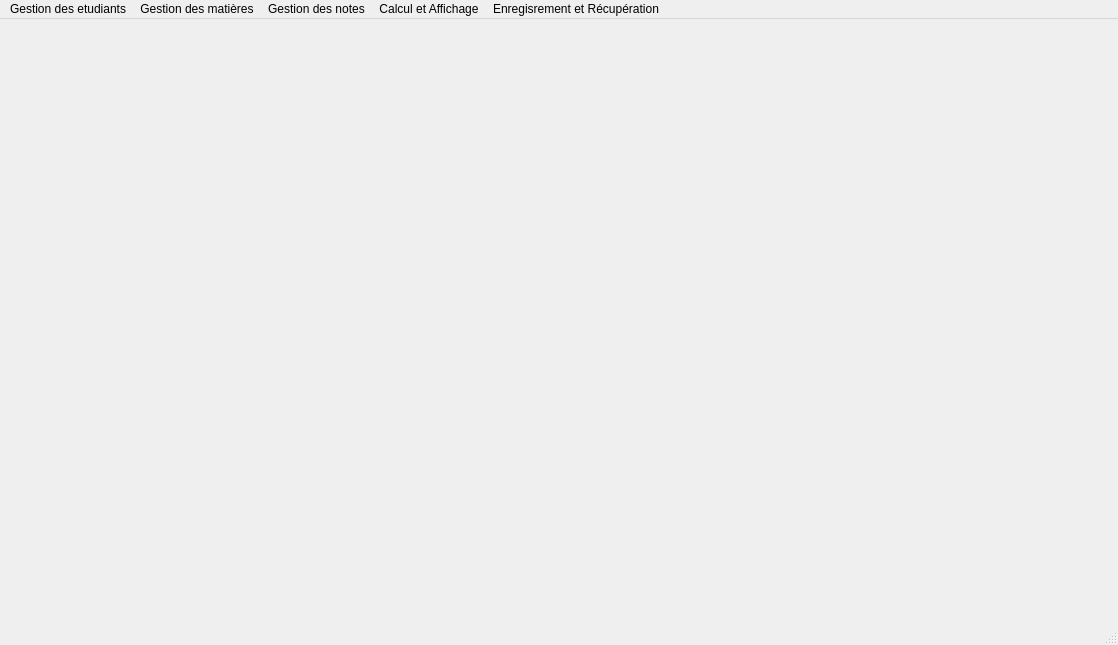
<?xml version="1.0" encoding="UTF-8"?>
<ui version="4.0">
 <class>MainWindow</class>
 <widget class="QMainWindow" name="MainWindow">
  <property name="geometry">
   <rect>
    <x>0</x>
    <y>0</y>
    <width>1118</width>
    <height>645</height>
   </rect>
  </property>
  <property name="windowTitle">
   <string>MainWindow</string>
  </property>
  <widget class="QWidget" name="centralwidget">
   <widget class="QWidget" name="widget" native="true">
    <property name="geometry">
     <rect>
      <x>0</x>
      <y>0</y>
      <width>1121</width>
      <height>631</height>
     </rect>
    </property>
    <widget class="QLabel" name="label">
     <property name="geometry">
      <rect>
       <x>0</x>
       <y>-20</y>
       <width>1120</width>
       <height>631</height>
      </rect>
     </property>
     <property name="styleSheet">
      <string notr="true">border-image:url(:/img/Background.jpg)</string>
     </property>
     <property name="text">
      <string/>
     </property>
    </widget>
   </widget>
  </widget>
  <widget class="QMenuBar" name="menubar">
   <property name="geometry">
    <rect>
     <x>0</x>
     <y>0</y>
     <width>1118</width>
     <height>21</height>
    </rect>
   </property>
   <widget class="QMenu" name="menuGestion_des_etudiants">
    <property name="title">
     <string>Gestion des etudiants</string>
    </property>
    <widget class="QMenu" name="menuMise_a_jour_des_etudiants">
     <property name="title">
      <string>Mise à jour</string>
     </property>
     <widget class="QMenu" name="menuSupprimer_etudiant">
      <property name="title">
       <string>Supprimer etudiant</string>
      </property>
      <addaction name="actionEtudiant_donne"/>
      <addaction name="actionD_une_section_donn_e"/>
      <addaction name="actionD_un_niveau_donn"/>
      <addaction name="actionD_une_section_et_un_niveau"/>
     </widget>
     <widget class="QMenu" name="menuModifier_etudiant">
      <property name="title">
       <string>Modifier etudiant</string>
      </property>
      <addaction name="actionT_l_phone"/>
      <addaction name="actionMail"/>
      <addaction name="actionAdresse"/>
     </widget>
     <addaction name="actionAjouter_etudiant"/>
     <addaction name="menuSupprimer_etudiant"/>
     <addaction name="menuModifier_etudiant"/>
    </widget>
    <widget class="QMenu" name="menuRecherche_et_Affichage">
     <property name="title">
      <string>Recherche et Affichage</string>
     </property>
     <addaction name="actionContenu_du_dictionnaire_tudiants"/>
     <addaction name="actionRecherche_par_num_ro"/>
     <addaction name="actionRecherche_par_section"/>
     <addaction name="actionRecherche_par_section_et_niveau"/>
     <addaction name="actionRecherche_par_niveau"/>
    </widget>
    <addaction name="menuMise_a_jour_des_etudiants"/>
    <addaction name="menuRecherche_et_Affichage"/>
   </widget>
   <widget class="QMenu" name="menuGestion_des_mati_res">
    <property name="title">
     <string>Gestion des matières</string>
    </property>
    <widget class="QMenu" name="menuMise_jour">
     <property name="title">
      <string>Mise à jour</string>
     </property>
     <widget class="QMenu" name="menuModifier_une_mati_re">
      <property name="title">
       <string>Modifier une matière</string>
      </property>
      <addaction name="actionNom"/>
      <addaction name="actionCoefficient"/>
     </widget>
     <addaction name="actionAjouter_mati_re"/>
     <addaction name="actionSupprimer_un_mati_re"/>
     <addaction name="menuModifier_une_mati_re"/>
    </widget>
    <widget class="QMenu" name="menuRecherche_et_Affichage_2">
     <property name="title">
      <string>Recherche et Affichage</string>
     </property>
     <addaction name="actionContenu_du_dictionnaire_mati_res"/>
     <addaction name="actionRecherche_par_code"/>
     <addaction name="actionRecherche_par_section_2"/>
     <addaction name="actionRecherche_par_section_et_semestre"/>
    </widget>
    <addaction name="menuMise_jour"/>
    <addaction name="menuRecherche_et_Affichage_2"/>
   </widget>
   <widget class="QMenu" name="menuGestion_des_notes">
    <property name="title">
     <string>Gestion des notes</string>
    </property>
    <widget class="QMenu" name="menuMise_jour_2">
     <property name="title">
      <string>Mise à jour</string>
     </property>
     <addaction name="actionAjouter_une_note"/>
     <addaction name="actionSupprimer_une_note"/>
     <addaction name="actionModifier_une_note"/>
    </widget>
    <widget class="QMenu" name="menuRecherche_et_Affichage_3">
     <property name="title">
      <string>Recherche et Affichage</string>
     </property>
     <addaction name="actionContenu_du_dictionnaire_notes"/>
     <addaction name="actionRecherche_par_num_ro_inscription"/>
     <addaction name="actionRecherche_par_num_ro_inscription_et_semestre"/>
    </widget>
    <addaction name="menuMise_jour_2"/>
    <addaction name="menuRecherche_et_Affichage_3"/>
   </widget>
   <widget class="QMenu" name="menuCalcul_et_Affichage">
    <property name="title">
     <string>Calcul et Affichage</string>
    </property>
    <addaction name="actionBulletin_de_note_d_un_tudiant"/>
    <addaction name="actionBulletin_de_note_d_un_tudiant_par_semestre"/>
    <addaction name="actionEtudiants_admis_d_une_section_donn_e"/>
    <addaction name="actionEtudiants_redoublants_d_une_section_donn_e"/>
    <addaction name="actionEtudiants_admis_de_L_ISIMM"/>
    <addaction name="actionEtudiants_redoublants_de_L_ISIMM"/>
    <addaction name="actionEtudiants_redoublants_d_une_section_donn_e_2"/>
    <addaction name="actionMoyennes_des_tudiants_d_une_section_donn_e"/>
   </widget>
   <widget class="QMenu" name="menuEnregisrement_et_R_cup_ration_des_fichiers">
    <property name="title">
     <string>Enregisrement et Récupération</string>
    </property>
    <addaction name="actionEnregistrement_fichier_ETUDIANTS"/>
    <addaction name="actionR_cup_ration_fichier_ETUDIANTS"/>
    <addaction name="actionEnregistrement_fichier_MATIERES"/>
    <addaction name="actionR_cup_ration_fichier_Mati_res"/>
    <addaction name="actionEnregistrement_fichier_Notes"/>
    <addaction name="actionR_cup_ration_fichier_NOTES"/>
   </widget>
   <addaction name="menuGestion_des_etudiants"/>
   <addaction name="menuGestion_des_mati_res"/>
   <addaction name="menuGestion_des_notes"/>
   <addaction name="menuCalcul_et_Affichage"/>
   <addaction name="menuEnregisrement_et_R_cup_ration_des_fichiers"/>
  </widget>
  <widget class="QStatusBar" name="statusbar"/>
  <action name="actionAjouter_etudiant">
   <property name="text">
    <string>Ajouter etudiant</string>
   </property>
  </action>
  <action name="actionEtudiant_donne">
   <property name="text">
    <string>Etudiant donné</string>
   </property>
  </action>
  <action name="actionD_une_section_donn_e">
   <property name="text">
    <string>D'une section donnée</string>
   </property>
  </action>
  <action name="actionD_un_niveau_donn">
   <property name="text">
    <string>D'un niveau donné</string>
   </property>
  </action>
  <action name="actionD_une_section_et_un_niveau">
   <property name="text">
    <string>D'une section et un niveau</string>
   </property>
  </action>
  <action name="actionT_l_phone">
   <property name="text">
    <string>Téléphone</string>
   </property>
  </action>
  <action name="actionMail">
   <property name="text">
    <string>Mail</string>
   </property>
  </action>
  <action name="actionAdresse">
   <property name="text">
    <string>Adresse</string>
   </property>
  </action>
  <action name="actionContenu_du_dictionnaire_tudiants">
   <property name="text">
    <string>Contenu du dictionnaire étudiants</string>
   </property>
  </action>
  <action name="actionRecherche_par_num_ro">
   <property name="text">
    <string>Recherche par numéro inscription</string>
   </property>
  </action>
  <action name="actionRecherche_par_section">
   <property name="text">
    <string>Recherche par section</string>
   </property>
  </action>
  <action name="actionRecherche_par_section_et_niveau">
   <property name="text">
    <string>Recherche par section et niveau</string>
   </property>
  </action>
  <action name="actionRecherche_par_niveau">
   <property name="text">
    <string>Recherche par niveau</string>
   </property>
  </action>
  <action name="actionAjouter_mati_re">
   <property name="text">
    <string>Ajouter une matière</string>
   </property>
  </action>
  <action name="actionSupprimer_un_mati_re">
   <property name="text">
    <string>Supprimer un matière</string>
   </property>
  </action>
  <action name="actionNom">
   <property name="text">
    <string>Nom</string>
   </property>
  </action>
  <action name="actionCoefficient">
   <property name="text">
    <string>Coefficient</string>
   </property>
  </action>
  <action name="actionContenu_du_dictionnaire_mati_res">
   <property name="text">
    <string>Contenu du dictionnaire matières</string>
   </property>
  </action>
  <action name="actionRecherche_par_code">
   <property name="text">
    <string>Recherche par code</string>
   </property>
  </action>
  <action name="actionRecherche_par_section_2">
   <property name="text">
    <string>Recherche par section</string>
   </property>
  </action>
  <action name="actionRecherche_par_section_et_semestre">
   <property name="text">
    <string>Recherche par section et semestre</string>
   </property>
  </action>
  <action name="actionAjouter_une_note">
   <property name="text">
    <string>Ajouter une note</string>
   </property>
  </action>
  <action name="actionSupprimer_une_note">
   <property name="text">
    <string>Supprimer une note</string>
   </property>
  </action>
  <action name="actionModifier_une_note">
   <property name="text">
    <string>Modifier une note</string>
   </property>
  </action>
  <action name="actionContenu_du_dictionnaire_notes">
   <property name="text">
    <string>Contenu du dictionnaire notes</string>
   </property>
  </action>
  <action name="actionRecherche_par_num_ro_inscription">
   <property name="text">
    <string>Recherche par numéro inscription</string>
   </property>
  </action>
  <action name="actionRecherche_par_num_ro_inscription_et_semestre">
   <property name="text">
    <string>Recherche par numéro inscription et semestre</string>
   </property>
  </action>
  <action name="actionBulletin_de_note_d_un_tudiant">
   <property name="text">
    <string>Bulletin de note d'un étudiant</string>
   </property>
  </action>
  <action name="actionBulletin_de_note_d_un_tudiant_par_semestre">
   <property name="text">
    <string>Bulletin de note d'un étudiant par semestre</string>
   </property>
  </action>
  <action name="actionEtudiants_admis_d_une_section_donn_e">
   <property name="text">
    <string>Etudiants admis d'une section donnée</string>
   </property>
  </action>
  <action name="actionEtudiants_redoublants_d_une_section_donn_e">
   <property name="text">
    <string>Etudiants redoublants d'une section donnée</string>
   </property>
  </action>
  <action name="actionEtudiants_admis_de_L_ISIMM">
   <property name="text">
    <string>Etudiants admis de L'ISIMM</string>
   </property>
  </action>
  <action name="actionEtudiants_redoublants_de_L_ISIMM">
   <property name="text">
    <string>Etudiants redoublants de L'ISIMM</string>
   </property>
  </action>
  <action name="actionEtudiants_redoublants_d_une_section_donn_e_2">
   <property name="text">
    <string>Etudiants redoublants d'une section donnée</string>
   </property>
  </action>
  <action name="actionMoyennes_des_tudiants_d_une_section_donn_e">
   <property name="text">
    <string>Moyennes des étudiants d'une section donnée</string>
   </property>
  </action>
  <action name="actionEnregistrement_fichier_ETUDIANTS">
   <property name="text">
    <string>Enregistrement fichier ETUDIANTS</string>
   </property>
  </action>
  <action name="actionR_cup_ration_fichier_ETUDIANTS">
   <property name="text">
    <string>Récupération fichier ETUDIANTS</string>
   </property>
  </action>
  <action name="actionEnregistrement_fichier_MATIERES">
   <property name="text">
    <string>Enregistrement fichier MATIERES</string>
   </property>
  </action>
  <action name="actionR_cup_ration_fichier_Mati_res">
   <property name="text">
    <string>Récupération fichier MATIERES</string>
   </property>
  </action>
  <action name="actionEnregistrement_fichier_Notes">
   <property name="text">
    <string>Enregistrement fichier NOTES</string>
   </property>
  </action>
  <action name="actionR_cup_ration_fichier_NOTES">
   <property name="text">
    <string>Récupération fichier NOTES</string>
   </property>
  </action>
 </widget>
 <resources>
  <include location="../img/back.qrc"/>
 </resources>
 <connections/>
</ui>
